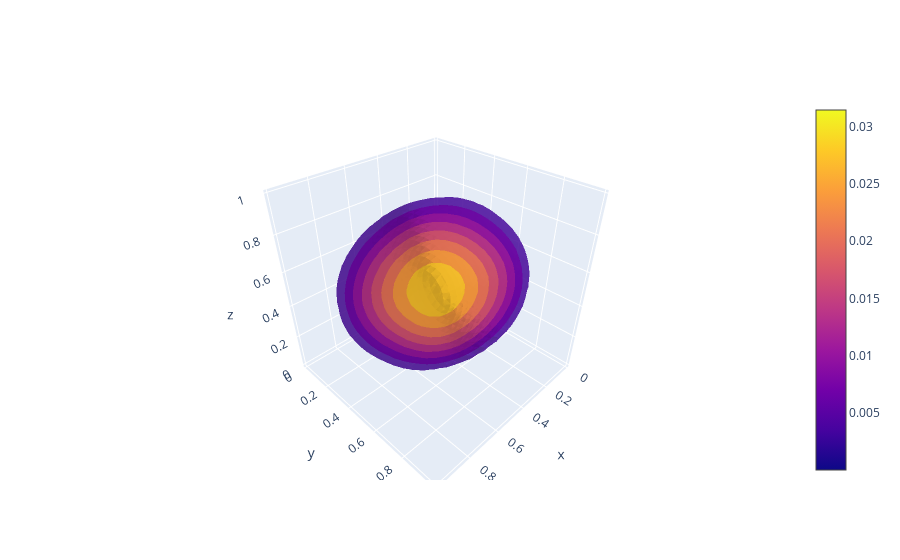

The notebook cell saved with this chart:
### Markdown cell above
## Plotting

### Code cell
# Load data
u = np.load(f"data/data-3.npy")

fig = go.Figure(data=go.Isosurface(
    x=X.flatten(),
    y=Y.flatten(),
    z=Z.flatten(),
    value=u.flatten(),
    opacity=0.6,
    isomin=np.max(u),
    isomax=np.min(u),
    surface_count=10,
    caps=dict(x_show=False, y_show=False, z_show=False)
    ))
fig.show()

### Figure 1 — Plotly figure (JSON) as saved in the notebook; plotly's stock layout.template omitted (floating-point values rounded to 4 significant figures; data arrays with more than 128 entries replaced by an {"elided": "..."} marker saying what was removed)
{"data": [{"caps": {"x": {"show": false}, "y": {"show": false}, "z": {"show": false}}, "isomax": 3.815e-06, "isomin": 0.03147, "opacity": 0.6, "surface": {"count": 10}, "type": "isosurface", "value": {"elided": "27000 float values"}, "x": {"elided": "27000 float values"}, "y": {"elided": "27000 float values"}, "z": {"elided": "27000 float values"}}], "layout": {}}
